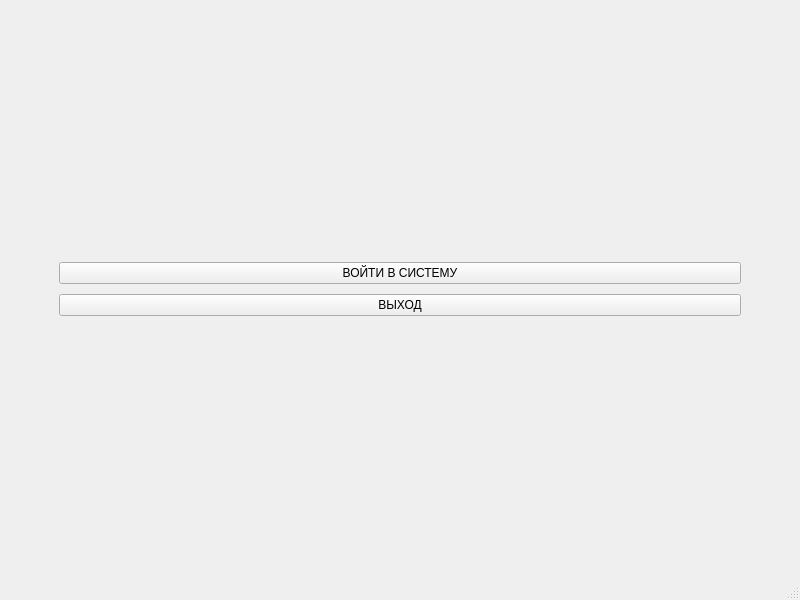
<?xml version="1.0" encoding="UTF-8"?>
<ui version="4.0">
 <class>MainWindow</class>
 <widget class="QMainWindow" name="MainWindow">
  <property name="geometry">
   <rect>
    <x>0</x>
    <y>0</y>
    <width>800</width>
    <height>600</height>
   </rect>
  </property>
  <property name="sizePolicy">
   <sizepolicy hsizetype="Fixed" vsizetype="Fixed">
    <horstretch>0</horstretch>
    <verstretch>0</verstretch>
   </sizepolicy>
  </property>
  <property name="windowTitle">
   <string>MainWindow</string>
  </property>
  <widget class="QWidget" name="centralwidget">
   <layout class="QGridLayout" name="gridLayout">
    <item row="0" column="0">
     <layout class="QVBoxLayout" name="verticalLayout" stretch="0,0">
      <property name="spacing">
       <number>10</number>
      </property>
      <property name="sizeConstraint">
       <enum>QLayout::SizeConstraint::SetDefaultConstraint</enum>
      </property>
      <property name="leftMargin">
       <number>50</number>
      </property>
      <property name="topMargin">
       <number>200</number>
      </property>
      <property name="rightMargin">
       <number>50</number>
      </property>
      <property name="bottomMargin">
       <number>200</number>
      </property>
      <item>
       <widget class="QPushButton" name="log_in_button">
        <property name="sizePolicy">
         <sizepolicy hsizetype="MinimumExpanding" vsizetype="Fixed">
          <horstretch>0</horstretch>
          <verstretch>0</verstretch>
         </sizepolicy>
        </property>
        <property name="cursor">
         <cursorShape>PointingHandCursor</cursorShape>
        </property>
        <property name="text">
         <string>ВОЙТИ В СИСТЕМУ</string>
        </property>
       </widget>
      </item>
      <item>
       <widget class="QPushButton" name="exit_button">
        <property name="sizePolicy">
         <sizepolicy hsizetype="MinimumExpanding" vsizetype="Fixed">
          <horstretch>0</horstretch>
          <verstretch>0</verstretch>
         </sizepolicy>
        </property>
        <property name="cursor">
         <cursorShape>PointingHandCursor</cursorShape>
        </property>
        <property name="text">
         <string>ВЫХОД</string>
        </property>
       </widget>
      </item>
     </layout>
    </item>
   </layout>
  </widget>
  <widget class="QMenuBar" name="menubar">
   <property name="geometry">
    <rect>
     <x>0</x>
     <y>0</y>
     <width>800</width>
     <height>29</height>
    </rect>
   </property>
  </widget>
  <widget class="QStatusBar" name="statusbar"/>
 </widget>
 <resources/>
 <connections/>
</ui>
